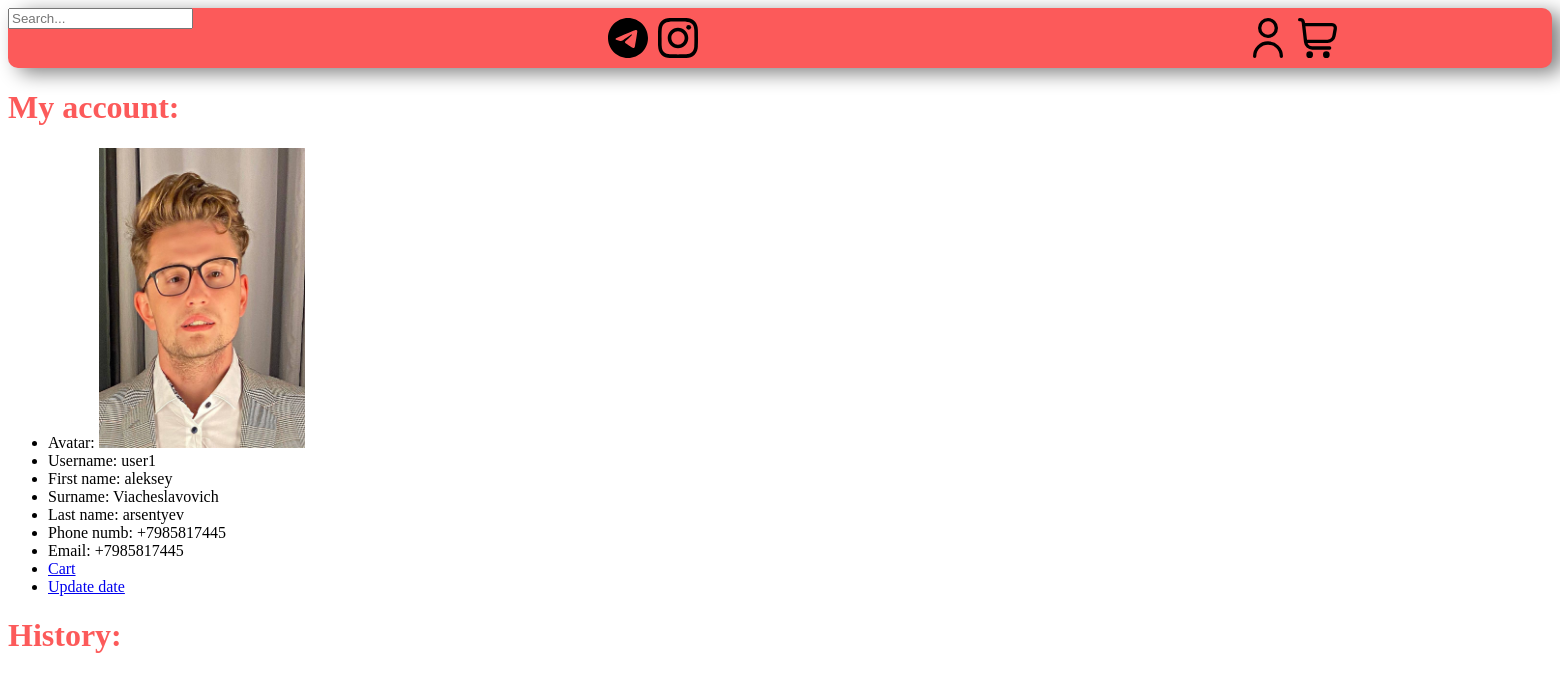
Page /users/my_account/2 (signed in) on the earlier database version.
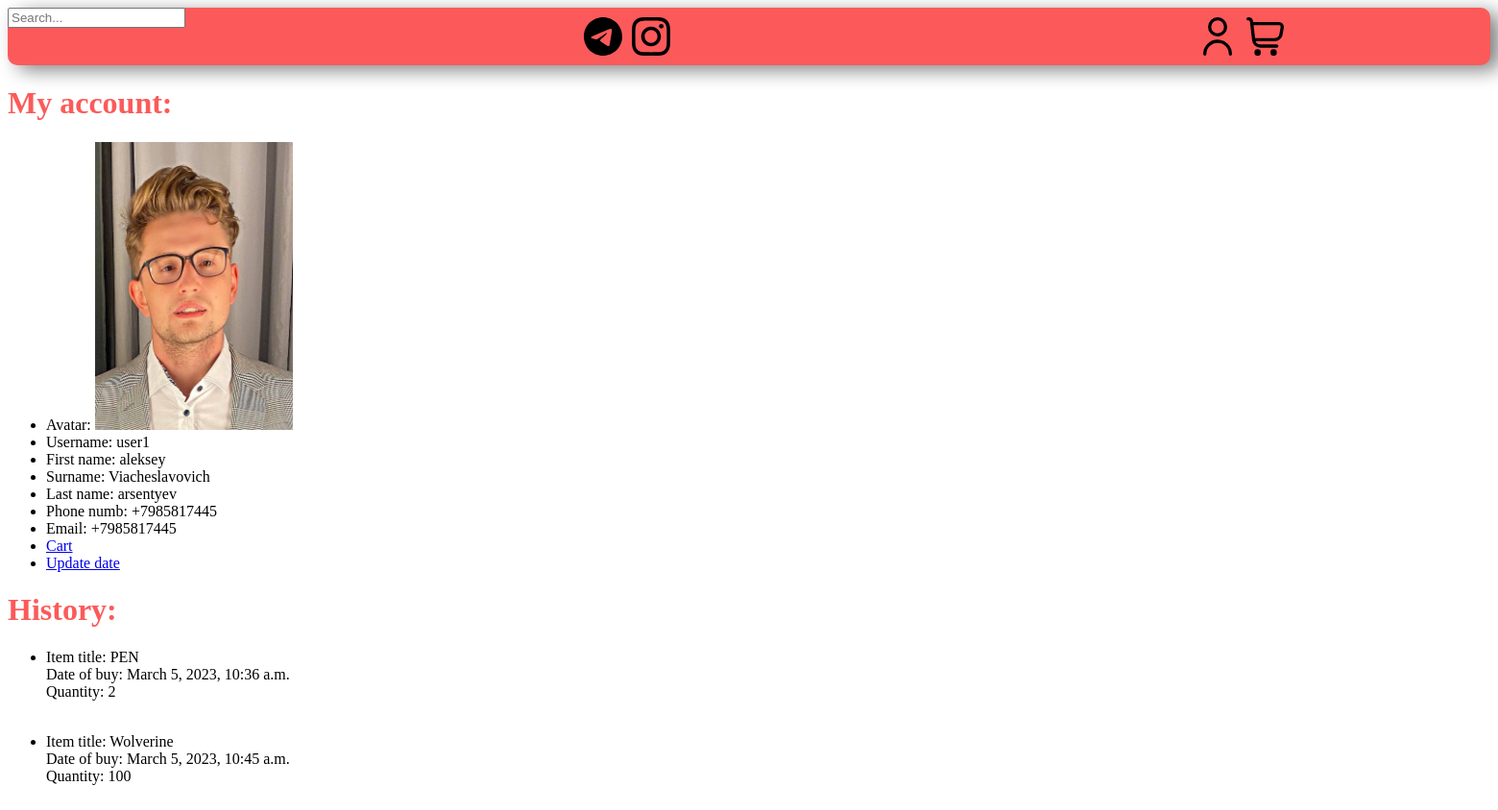
Same page on the later database version.
### app_users/models.py (models this page shows)
class Profile(models.Model):
    user = models.OneToOneField(User, on_delete=models.CASCADE, verbose_name='user')
    first_name = models.CharField(max_length=20, verbose_name='First name')
    last_name = models.CharField(max_length=20, verbose_name='Last name')
    surname = models.CharField(max_length=20, verbose_name='Surname')
    phone_numb = models.CharField(max_length=15, unique=True, verbose_name='Phone number')
    avatar = models.ImageField(upload_to='files/avatars/', verbose_name='Avatar')
    email = models.EmailField(verbose_name='Email', unique=True)
    reg_date = models.DateTimeField(auto_now_add=True, verbose_name='Registration date')
    def get_upload_url(self):
        return self.avatar.url

### app_market/models.py (models this page shows, shortened)
class History(models.Model):
    user = models.ForeignKey(User, on_delete=models.PROTECT)
    item = models.ForeignKey(Item, on_delete=models.CASCADE)
    date = models.DateTimeField(auto_now_add=True)
    quantity = models.IntegerField(default=0)

class Item(models.Model):
    title = models.CharField(max_length=30, verbose_name='Item title')
    description = models.TextField(max_length=200, verbose_name='Item description')
    price = models.PositiveIntegerField(verbose_name='Item price')
    sell_amt = models.PositiveIntegerField(default=1, verbose_name='Item amount')
    limited_edition = models.BooleanField(default=None, verbose_name='Limited edition')
    in_stock = models.PositiveIntegerField(default=1, verbose_name='Item in stock')
    img = models.ImageField(null=True, verbose_name='Item Image', upload_to='files/items/')
    published_at = models.DateTimeField(auto_now_add=True, verbose_name='Day of publishing')
    category = models.ForeignKey('Category', null=True, default=None, on_delete=models.CASCADE)

### app_users/views.py (the view)
# urls.py: path('my_account/<int:pk>', MyAcoountView.as_view(), name='my_account'),
class MyAcoountView(generic.DetailView):
    model = User
    template_name = 'app_users/profile_detail.html'
    context_object_name = 'user_detail'
    def get_context_data(self, **kwargs):
        context = super().get_context_data(**kwargs)
        context['history'] = History.objects.select_related().filter(user=self.request.user)
        return context

### app_users/templates/app_users/profile_detail.html (shortened to what this page needs)
{% extends 'app_market/base.html' %}
{% block content %}
    <h1>My account:</h1>
    <ul>
        <li>Avatar: <img src="{{ user_detail.profile.get_upload_url }}" height="300" >
        <li>Username: {{ user_detail.username }}</li>
        <li>First name: {{user_detail.profile.first_name }}</li>
        <li>Surname: {{ user_detail.profile.surname }}</li>
        <li>Last name: {{ user_detail.profile.last_name }}</li>
        <li>Phone numb: {{ user_detail.profile.phone_numb }}</li>
        <li>Email: {{ user_detail.profile.email }}</li>
        <li><a href="{% url 'cart'%}">Cart</a></li>
        <li><a href="{% url 'profile_update' pk=request.user.id %}">Update date</a></li>
    </ul>
    <h1>History:</h1>
    {% for item in history %}
        <ul>
            <li>
                Item title: {{ item.item.title }}<br>
                Date of buy: {{ item.date }}<br>
                Quantity: {{ item.quantity }}<br><br>
            </li>
        </ul>
    {% endfor %}
{% endblock %}

### app_market/templates/app_market/base.html (shortened to what this page needs)
{% load static %}
<!DOCTYPE html>
<html lang="en">
<head>
    <link rel="stylesheet" href="{% static 'css/style.css' %}">
</head>
<body>
    <header class="header">
        <div class="conteiner">
            <form action="{% url 'search_results' %}" method="get">
                <input name="q" type="text" placeholder="Search...">
            </form>
            <div class="cart">
                <a href="{% url 'cart' %}">
                    <div class="cart_icon">
                        <img src="{% static 'icons/cart.svg' %}" alt="" height="40px" width="40px">
                    </div>
                </a>
            </div>
            <div class="account">
                {% if request.user.is_authenticated %}
                    <a href="{% url 'my_account' pk=request.user.id %}">
                        <div class="profile_icon">
                            <img src="{% static 'icons/user.svg' %}" alt="" height="40px" width="40px">
                        </div>
                    </a>
                {% else %}
                    <div class="login">
                        <a href="{% url 'login' %}">Login</a>
                        <a href="{% url 'registration' %} ">Registration</a>
                    </div>
                {% endif %}
            </div>
            <a href="">
                <div class="telegram_icon">
                    <img src="{% static 'icons/telegram.svg' %}" alt="" height="40px" width="40px">
                </div>
            </a>
            <a href="">
                <div class="instagram_icon">
                    <img src="{% static 'icons/instagram.svg' %}" alt="" height="40px" width="40px">
                </div>
            </a>
        </div>
    </header>
    {% block content %}
    {% endblock %}
</body>
</html>

### static/css/style.css (style rules this page uses)
h1, h3, h4 { color: #fc5a5a; }
header { width: 100%; height: 60px; background-color: #fc5a5a; position: relative; box-shadow: 10px 5px 20px grey; border-radius: 10px; }
.cart_icon { display: block; width: 100%; height: 100%; position: absolute; z-index: 5; left: 1290px; top: 10px; }
.profile_icon { display: block; width: 100%; height: 100%; position: absolute; z-index: 4; top: 10px; left:1240px; }
.telegram_icon { display: block; width: 100%; height: 100%; position: absolute; z-index: 1; top: 10px; left:600px; }
.instagram_icon { display: block; width: 100%; height: 100%; position: absolute; z-index: 1; top: 10px; left:650px; }

Differences in the rows shown:
added History: item "PEN", date "March 5, 2023, 10:36 a.m.", quantity "2"
added History: item "Wolverine", date "March 5, 2023, 10:45 a.m.", quantity "100"
